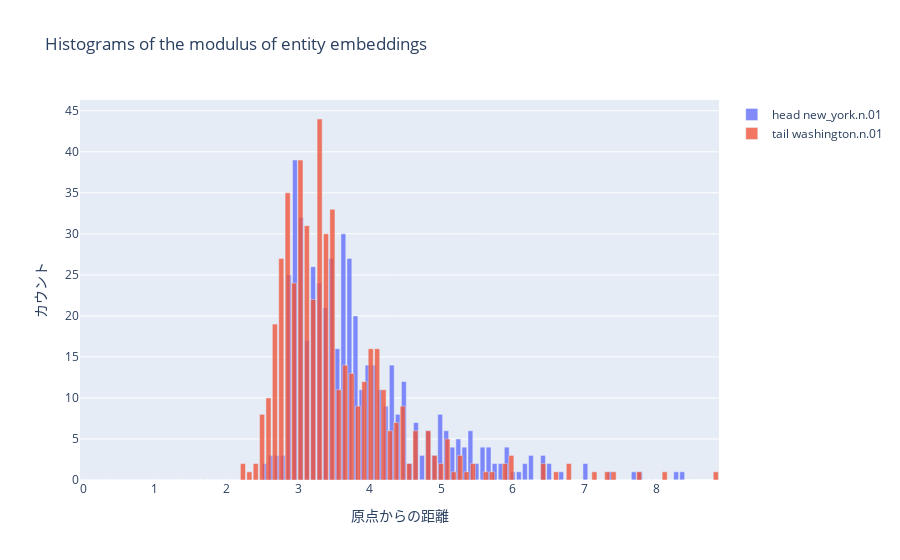

Notebook source saved alongside this figure:
### Code cell
# エンティティの埋め込みをロード
entity_embedding = np.load(os.path.join(model_path, 'entity_embedding.npy'))

# headとtailの各座標を計算
phase_head, mod_head = np.split(entity_embedding[head_id], 2)
phase_tail, mod_tail = np.split(entity_embedding[tail_id], 2)

# ログ変換と極座標への変換
mod_head = np.log(np.abs(mod_head)) * np.sign(mod_head)
mod_tail = np.log(np.abs(mod_tail)) * np.sign(mod_tail)

phase_head = phase_head / embedding_range * np.pi
phase_tail = phase_tail / embedding_range * np.pi

# 極座標から直交座標への変換
x_head, y_head = mod_head * np.cos(phase_head), mod_head * np.sin(phase_head)
x_tail, y_tail = mod_tail * np.cos(phase_tail), mod_tail * np.sin(phase_tail)

# 距離の計算
distance_head = np.sqrt(x_head**2 + y_head**2)
distance_tail = np.sqrt(x_tail**2 + y_tail**2)

# ヒストグラムの作成
hist_head = np.histogram(distance_head, bins=num_bins, range=(0, np.max(distance_head)))
hist_tail = np.histogram(distance_tail, bins=num_bins, range=(0, np.max(distance_tail)))

# Plotlyを使用してヒストグラムをプロット
fig = go.Figure()
fig.add_trace(go.Bar(x=hist_head[1][:-1], y=hist_head[0], name="head "+entities_dict[head_id], opacity=0.8))

# Tail Entityのヒストグラム
fig.add_trace(go.Bar(x=hist_tail[1][:-1], y=hist_tail[0], name="tail "+entities_dict[tail_id], opacity=0.8))

# レイアウトの設定
fig.update_layout(
    title='Histograms of the modulus of entity embeddings',
    xaxis=dict(title='原点からの距離'),
    yaxis=dict(title='カウント'),
    barmode='overlay',  # HeadとTailのヒストグラムをオーバーレイ
)

# プロットの表示
fig.show()

### Figure 1 — Plotly figure (JSON) as saved in the notebook; plotly's stock layout.template omitted (floating-point values rounded to 4 significant figures)
{"data": [{"name": "head new_york.n.01", "opacity": 0.8, "type": "bar", "x": [0, 0.08447, 0.1689, 0.2534, 0.3379, 0.4224, 0.5068, 0.5913, 0.6758, 0.7602, 0.8447, 0.9292, 1.014, 1.098, 1.183, 1.267, 1.352, 1.436, 1.52, 1.605, 1.689, 1.774, 1.858, 1.943, 2.027, 2.112, 2.196, 2.281, 2.365, 2.45, 2.534, 2.619, 2.703, 2.788, 2.872, 2.956, 3.041, 3.125, 3.21, 3.294, 3.379, 3.463, 3.548, 3.632, 3.717, 3.801, 3.886, 3.97, 4.055, 4.139, 4.224, 4.308, 4.392, 4.477, 4.561, 4.646, 4.73, 4.815, 4.899, 4.984, 5.068, 5.153, 5.237, 5.322, 5.406, 5.491, 5.575, 5.66, 5.744, 5.828, 5.913, 5.997, 6.082, 6.166, 6.251, 6.335, 6.42, 6.504, 6.589, 6.673, 6.758, 6.842, 6.927, 7.011, 7.096, 7.18, 7.264, 7.349, 7.433, 7.518, 7.602, 7.687, 7.771, 7.856, 7.94, 8.025, 8.109, 8.194, 8.278, 8.363], "y": [0, 0, 0, 0, 0, 0, 0, 0, 0, 0, 0, 0, 0, 0, 0, 0, 0, 0, 0, 0, 0, 0, 0, 0, 0, 0, 0, 0, 0, 0, 2, 3, 3, 3, 25, 39, 32, 17, 26, 24, 21, 27, 16, 30, 27, 20, 11, 14, 14, 11, 9, 14, 8, 12, 2, 7, 3, 6, 3, 8, 6, 4, 5, 4, 6, 2, 4, 4, 2, 2, 4, 1, 1, 2, 3, 0, 3, 2, 0, 1, 0, 0, 0, 2, 0, 0, 0, 1, 0, 0, 0, 1, 1, 0, 0, 0, 0, 0, 1, 1]}, {"name": "tail washington.n.01", "opacity": 0.8, "type": "bar", "x": [0, 0.08921, 0.1784, 0.2676, 0.3568, 0.4461, 0.5353, 0.6245, 0.7137, 0.8029, 0.8921, 0.9813, 1.071, 1.16, 1.249, 1.338, 1.427, 1.517, 1.606, 1.695, 1.784, 1.873, 1.963, 2.052, 2.141, 2.23, 2.319, 2.409, 2.498, 2.587, 2.676, 2.766, 2.855, 2.944, 3.033, 3.122, 3.212, 3.301, 3.39, 3.479, 3.568, 3.658, 3.747, 3.836, 3.925, 4.015, 4.104, 4.193, 4.282, 4.371, 4.461, 4.55, 4.639, 4.728, 4.817, 4.907, 4.996, 5.085, 5.174, 5.263, 5.353, 5.442, 5.531, 5.62, 5.71, 5.799, 5.888, 5.977, 6.066, 6.156, 6.245, 6.334, 6.423, 6.512, 6.602, 6.691, 6.78, 6.869, 6.958, 7.048, 7.137, 7.226, 7.315, 7.405, 7.494, 7.583, 7.672, 7.761, 7.851, 7.94, 8.029, 8.118, 8.207, 8.297, 8.386, 8.475, 8.564, 8.654, 8.743, 8.832], "y": [0, 0, 0, 0, 0, 0, 0, 0, 0, 0, 0, 0, 0, 0, 0, 0, 0, 0, 0, 0, 0, 0, 0, 0, 0, 2, 1, 2, 8, 10, 19, 27, 35, 24, 39, 31, 22, 44, 30, 33, 11, 14, 13, 9, 12, 16, 16, 11, 6, 7, 9, 2, 6, 0, 6, 3, 2, 5, 1, 3, 1, 2, 0, 1, 1, 0, 2, 3, 0, 0, 0, 0, 2, 0, 1, 0, 2, 0, 0, 0, 1, 0, 1, 1, 0, 0, 0, 1, 0, 0, 0, 1, 0, 0, 0, 0, 0, 0, 0, 1]}], "layout": {"barmode": "overlay", "title": {"text": "Histograms of the modulus of entity embeddings"}, "xaxis": {"title": {"text": "原点からの距離"}}, "yaxis": {"title": {"text": "カウント"}}}}
